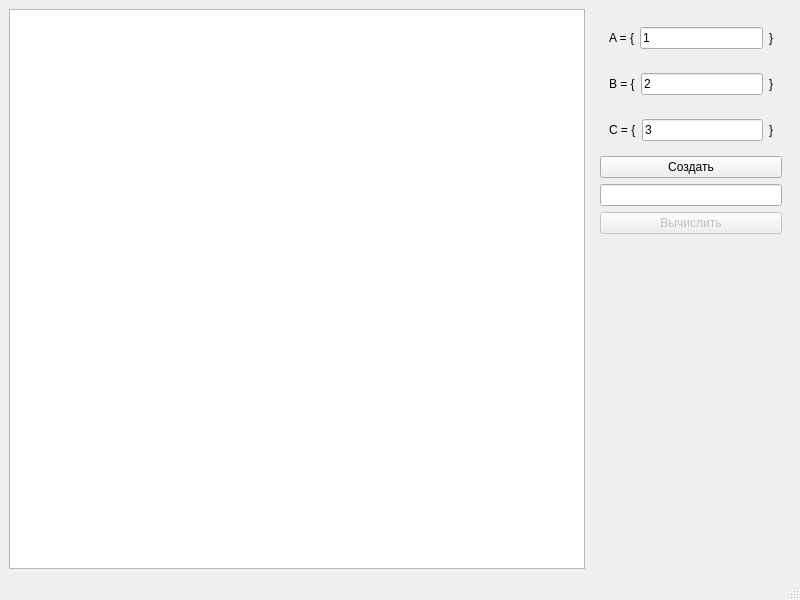
<?xml version="1.0" encoding="UTF-8"?>
<ui version="4.0">
 <class>MainWindow</class>
 <widget class="QMainWindow" name="MainWindow">
  <property name="geometry">
   <rect>
    <x>0</x>
    <y>0</y>
    <width>800</width>
    <height>600</height>
   </rect>
  </property>
  <property name="windowTitle">
   <string>MainWindow</string>
  </property>
  <widget class="QWidget" name="centralwidget">
   <layout class="QHBoxLayout" name="horizontalLayout_4">
    <item>
     <widget class="QGraphicsView" name="graphicsView"/>
    </item>
    <item>
     <widget class="QWidget" name="widget_4" native="true">
      <property name="maximumSize">
       <size>
        <width>200</width>
        <height>16777215</height>
       </size>
      </property>
      <layout class="QVBoxLayout" name="verticalLayout">
       <item>
        <widget class="QWidget" name="widget" native="true">
         <layout class="QHBoxLayout" name="horizontalLayout">
          <item>
           <widget class="QLabel" name="label_2">
            <property name="text">
             <string>A = {</string>
            </property>
           </widget>
          </item>
          <item>
           <widget class="QLineEdit" name="lineEdit_a">
            <property name="text">
             <string>1</string>
            </property>
           </widget>
          </item>
          <item>
           <widget class="QLabel" name="label">
            <property name="text">
             <string>}</string>
            </property>
           </widget>
          </item>
         </layout>
        </widget>
       </item>
       <item>
        <widget class="QWidget" name="widget_2" native="true">
         <layout class="QHBoxLayout" name="horizontalLayout_2">
          <item>
           <widget class="QLabel" name="label_3">
            <property name="text">
             <string>B = {</string>
            </property>
           </widget>
          </item>
          <item>
           <widget class="QLineEdit" name="lineEdit_b">
            <property name="text">
             <string>2</string>
            </property>
           </widget>
          </item>
          <item>
           <widget class="QLabel" name="label_4">
            <property name="text">
             <string>}</string>
            </property>
           </widget>
          </item>
         </layout>
        </widget>
       </item>
       <item>
        <widget class="QWidget" name="widget_3" native="true">
         <layout class="QHBoxLayout" name="horizontalLayout_3">
          <item>
           <widget class="QLabel" name="label_5">
            <property name="text">
             <string>C = {</string>
            </property>
           </widget>
          </item>
          <item>
           <widget class="QLineEdit" name="lineEdit_c">
            <property name="text">
             <string>3</string>
            </property>
           </widget>
          </item>
          <item>
           <widget class="QLabel" name="label_6">
            <property name="text">
             <string>}</string>
            </property>
           </widget>
          </item>
         </layout>
        </widget>
       </item>
       <item>
        <widget class="QPushButton" name="pushButton">
         <property name="text">
          <string>Создать</string>
         </property>
        </widget>
       </item>
       <item>
        <widget class="QLineEdit" name="lineEdit_exp">
         <property name="text">
          <string/>
         </property>
        </widget>
       </item>
       <item>
        <widget class="QPushButton" name="pushButton_calc">
         <property name="enabled">
          <bool>false</bool>
         </property>
         <property name="text">
          <string>Вычислить</string>
         </property>
        </widget>
       </item>
       <item>
        <widget class="QLabel" name="label_d">
         <property name="text">
          <string/>
         </property>
        </widget>
       </item>
       <item>
        <spacer name="verticalSpacer">
         <property name="orientation">
          <enum>Qt::Vertical</enum>
         </property>
         <property name="sizeHint" stdset="0">
          <size>
           <width>20</width>
           <height>40</height>
          </size>
         </property>
        </spacer>
       </item>
      </layout>
     </widget>
    </item>
   </layout>
  </widget>
  <widget class="QMenuBar" name="menubar">
   <property name="geometry">
    <rect>
     <x>0</x>
     <y>0</y>
     <width>800</width>
     <height>22</height>
    </rect>
   </property>
  </widget>
  <widget class="QStatusBar" name="statusbar"/>
 </widget>
 <resources/>
 <connections/>
</ui>
